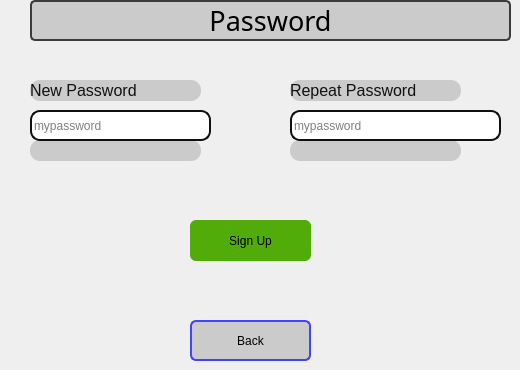
     <widget class="QWidget" name="pagePassword">
      <widget class="QLabel" name="label_21">
       <property name="geometry">
        <rect>
         <x>30</x>
         <y>80</y>
         <width>171</width>
         <height>21</height>
        </rect>
       </property>
       <property name="font">
        <font>
         <pointsize>12</pointsize>
        </font>
       </property>
       <property name="styleSheet">
        <string notr="true">background-color: rgb(203, 203, 203);
border-radius: 10px;
color: rgb(17, 17, 17);</string>
       </property>
       <property name="text">
        <string>New Password</string>
       </property>
      </widget>
      <widget class="QPushButton" name="btn_pageSignup_pagePassword_back">
       <property name="geometry">
        <rect>
         <x>190</x>
         <y>320</y>
         <width>121</width>
         <height>41</height>
        </rect>
       </property>
       <property name="styleSheet">
        <string notr="true">background-color: rgb(203, 203, 203);
border-radius:6px;
border: 2px solid rgb(66, 66, 255)</string>
       </property>
       <property name="text">
        <string>Back</string>
       </property>
      </widget>
      <widget class="QLabel" name="lbl_pageSignUp_nextofkin_3">
       <property name="geometry">
        <rect>
         <x>30</x>
         <y>0</y>
         <width>481</width>
         <height>41</height>
        </rect>
       </property>
       <property name="font">
        <font>
         <family>Bahnschrift Condensed</family>
         <pointsize>20</pointsize>
        </font>
       </property>
       <property name="styleSheet">
        <string notr="true">background-color: rgb(203, 203, 203);
border: 2px solid rgb(59, 59, 59);
border-radius:5px
</string>
       </property>
       <property name="text">
        <string>Password</string>
       </property>
       <property name="alignment">
        <set>Qt::AlignCenter</set>
       </property>
      </widget>
      <widget class="QPushButton" name="btn_pageSignup_signUp">
       <property name="geometry">
        <rect>
         <x>190</x>
         <y>220</y>
         <width>121</width>
         <height>41</height>
        </rect>
       </property>
       <property name="styleSheet">
        <string notr="true">background-color: rgb(81, 171, 8);
border-radius:6px</string>
       </property>
       <property name="text">
        <string>Sign Up</string>
       </property>
       <property name="shortcut">
        <string>Return</string>
       </property>
      </widget>
      <widget class="QLineEdit" name="led_pageSignup_newPassword">
       <property name="geometry">
        <rect>
         <x>30</x>
         <y>110</y>
         <width>181</width>
         <height>31</height>
        </rect>
       </property>
       <property name="styleSheet">
        <string notr="true">border: 2px solid rgb(15, 15, 15);

border-radius: 10px;
</string>
       </property>
       <property name="placeholderText">
        <string>mypassword</string>
       </property>
      </widget>
      <widget class="QLabel" name="label_31">
       <property name="geometry">
        <rect>
         <x>290</x>
         <y>80</y>
         <width>171</width>
         <height>21</height>
        </rect>
       </property>
       <property name="font">
        <font>
         <pointsize>12</pointsize>
        </font>
       </property>
       <property name="styleSheet">
        <string notr="true">background-color: rgb(203, 203, 203);
border-radius: 10px;
color: rgb(17, 17, 17);</string>
       </property>
       <property name="text">
        <string>Repeat Password</string>
       </property>
      </widget>
      <widget class="QLineEdit" name="led_pageSignup_repeatPassword">
       <property name="geometry">
        <rect>
         <x>290</x>
         <y>110</y>
         <width>211</width>
         <height>31</height>
        </rect>
       </property>
       <property name="styleSheet">
        <string notr="true">border: 2px solid rgb(15, 15, 15);

border-radius: 10px;
</string>
       </property>
       <property name="placeholderText">
        <string>mypassword</string>
       </property>
      </widget>
      <widget class="QLabel" name="lbl_pagePassword_NewpasswordNotification">
       <property name="geometry">
        <rect>
         <x>30</x>
         <y>140</y>
         <width>171</width>
         <height>21</height>
        </rect>
       </property>
       <property name="font">
        <font>
         <pointsize>12</pointsize>
        </font>
       </property>
       <property name="styleSheet">
        <string notr="true">background-color: rgb(203, 203, 203);
border-radius: 10px;
color: rgb(17, 17, 17);</string>
       </property>
       <property name="text">
        <string/>
       </property>
      </widget>
      <widget class="QLabel" name="lbl_pagePassword_RepeatPasswordNotification">
       <property name="geometry">
        <rect>
         <x>290</x>
         <y>140</y>
         <width>171</width>
         <height>21</height>
        </rect>
       </property>
       <property name="font">
        <font>
         <pointsize>12</pointsize>
        </font>
       </property>
       <property name="styleSheet">
        <string notr="true">background-color: rgb(203, 203, 203);
border-radius: 10px;
color: rgb(17, 17, 17);</string>
       </property>
       <property name="text">
        <string/>
       </property>
      </widget>
      <widget class="QLabel" name="lbl_pageSignup_Fillall_Password_Notification">
       <property name="geometry">
        <rect>
         <x>160</x>
         <y>180</y>
         <width>181</width>
         <height>21</height>
        </rect>
       </property>
       <property name="font">
        <font>
         <family>MV Boli</family>
         <pointsize>12</pointsize>
        </font>
       </property>
       <property name="styleSheet">
        <string notr="true">color: rgb(229, 6, 28);</string>
       </property>
       <property name="text">
        <string/>
       </property>
      </widget>
      <zorder>label_21</zorder>
      <zorder>btn_pageSignup_pagePassword_back</zorder>
      <zorder>lbl_pageSignUp_nextofkin_3</zorder>
      <zorder>btn_pageSignup_signUp</zorder>
      <zorder>label_31</zorder>
      <zorder>lbl_pagePassword_NewpasswordNotification</zorder>
      <zorder>led_pageSignup_newPassword</zorder>
      <zorder>lbl_pagePassword_RepeatPasswordNotification</zorder>
      <zorder>led_pageSignup_repeatPassword</zorder>
      <zorder>lbl_pageSignup_Fillall_Password_Notification</zorder>
     </widget>
